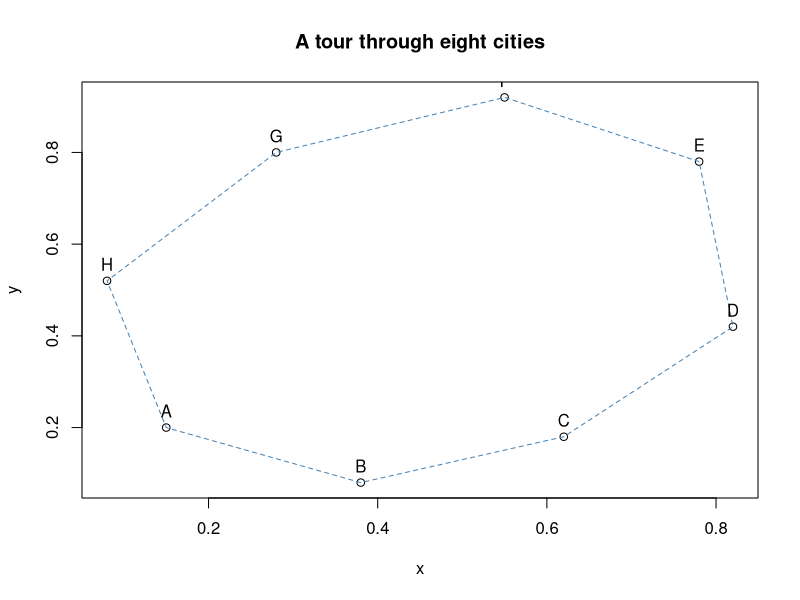

The R script that drew this image:
## ---- chunk 1
knitr::opts_chunk$set(
  collapse = TRUE,
  comment = "#>",
  fig.width = 6,
  fig.height = 5
)
library(TSP)
## ---- chunk 2
library(TSP)
## ---- chunk 3
cities <- data.frame(
  x = c(0.15, 0.38, 0.62, 0.82, 0.78, 0.55, 0.28, 0.08),
  y = c(0.20, 0.08, 0.18, 0.42, 0.78, 0.92, 0.80, 0.52),
  row.names = LETTERS[1:8]
)

problem <- TSP(dist(cities))
problem
n_of_cities(problem)
labels(problem)
## ---- chunk 4
tour <- solve_TSP(problem, seed = 123)
tour
as.integer(tour)
labels(tour)
tour_length(tour)
## ---- chunk 5
plot(ETSP(cities), tour, main = "A tour through eight cities", tour_col = "steelblue")
